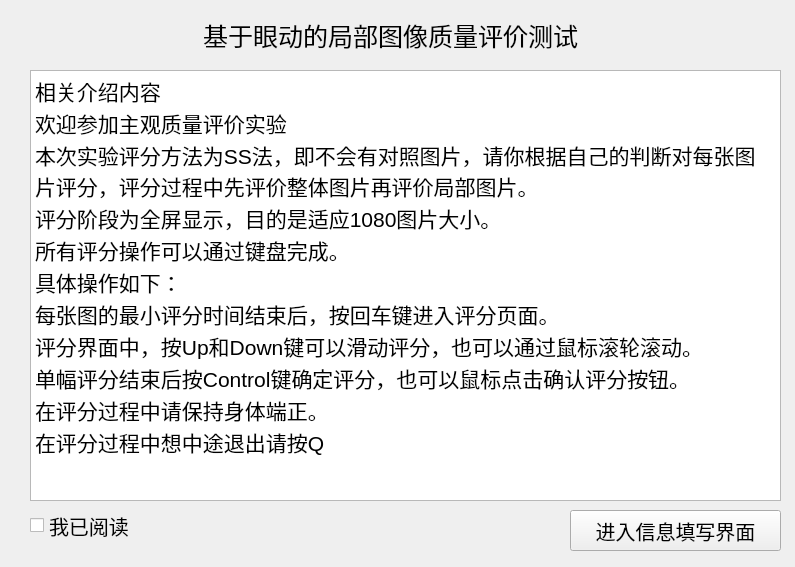
<?xml version="1.0" encoding="UTF-8"?>
<ui version="4.0">
 <class>Introduce_panel</class>
 <widget class="QWidget" name="Introduce_panel">
  <property name="geometry">
   <rect>
    <x>0</x>
    <y>0</y>
    <width>795</width>
    <height>567</height>
   </rect>
  </property>
  <property name="windowTitle">
   <string>Form</string>
  </property>
  <widget class="QWidget" name="widget" native="true">
   <property name="geometry">
    <rect>
     <x>0</x>
     <y>0</y>
     <width>807</width>
     <height>563</height>
    </rect>
   </property>
   <widget class="QLabel" name="label">
    <property name="geometry">
     <rect>
      <x>100</x>
      <y>20</y>
      <width>581</width>
      <height>31</height>
     </rect>
    </property>
    <property name="font">
     <font>
      <pointsize>19</pointsize>
     </font>
    </property>
    <property name="lineWidth">
     <number>2</number>
    </property>
    <property name="text">
     <string>基于眼动的局部图像质量评价测试</string>
    </property>
    <property name="alignment">
     <set>Qt::AlignCenter</set>
    </property>
   </widget>
   <widget class="QTextEdit" name="textEdit">
    <property name="geometry">
     <rect>
      <x>30</x>
      <y>70</y>
      <width>751</width>
      <height>431</height>
     </rect>
    </property>
    <property name="font">
     <font>
      <pointsize>18</pointsize>
     </font>
    </property>
    <property name="readOnly">
     <bool>true</bool>
    </property>
    <property name="html">
     <string>&lt;!DOCTYPE HTML PUBLIC &quot;-//W3C//DTD HTML 4.0//EN&quot; &quot;http://www.w3.org/TR/REC-html40/strict.dtd&quot;&gt;
&lt;html&gt;&lt;head&gt;&lt;meta name=&quot;qrichtext&quot; content=&quot;1&quot; /&gt;&lt;style type=&quot;text/css&quot;&gt;
p, li { white-space: pre-wrap; }
&lt;/style&gt;&lt;/head&gt;&lt;body style=&quot; font-family:'SimSun'; font-size:18pt; font-weight:400; font-style:normal;&quot;&gt;
&lt;p style=&quot; margin-top:0px; margin-bottom:0px; margin-left:0px; margin-right:0px; -qt-block-indent:0; text-indent:0px;&quot;&gt;&lt;span style=&quot; font-size:16pt;&quot;&gt;相关介绍内容&lt;/span&gt;&lt;/p&gt;
&lt;p style=&quot; margin-top:0px; margin-bottom:0px; margin-left:0px; margin-right:0px; -qt-block-indent:0; text-indent:0px;&quot;&gt;&lt;span style=&quot; font-size:16pt;&quot;&gt;欢迎参加主观质量评价实验&lt;/span&gt;&lt;/p&gt;
&lt;p style=&quot; margin-top:0px; margin-bottom:0px; margin-left:0px; margin-right:0px; -qt-block-indent:0; text-indent:0px;&quot;&gt;&lt;span style=&quot; font-size:16pt;&quot;&gt;本次实验评分方法为SS法，即不会有对照图片，请你根据自己的判断对每张图片评分，评分过程中先评价整体图片再评价局部图片。&lt;/span&gt;&lt;/p&gt;
&lt;p style=&quot; margin-top:0px; margin-bottom:0px; margin-left:0px; margin-right:0px; -qt-block-indent:0; text-indent:0px;&quot;&gt;&lt;span style=&quot; font-size:16pt;&quot;&gt;评分阶段为全屏显示，目的是适应1080图片大小。&lt;/span&gt;&lt;/p&gt;
&lt;p style=&quot; margin-top:0px; margin-bottom:0px; margin-left:0px; margin-right:0px; -qt-block-indent:0; text-indent:0px;&quot;&gt;&lt;span style=&quot; font-size:16pt;&quot;&gt;所有评分操作可以通过键盘完成。&lt;/span&gt;&lt;/p&gt;
&lt;p style=&quot; margin-top:0px; margin-bottom:0px; margin-left:0px; margin-right:0px; -qt-block-indent:0; text-indent:0px;&quot;&gt;&lt;span style=&quot; font-size:16pt;&quot;&gt;具体操作如下：&lt;/span&gt;&lt;/p&gt;
&lt;p style=&quot; margin-top:0px; margin-bottom:0px; margin-left:0px; margin-right:0px; -qt-block-indent:0; text-indent:0px;&quot;&gt;&lt;span style=&quot; font-size:16pt;&quot;&gt;每张图的最小评分时间结束后，按回车键进入评分页面。&lt;/span&gt;&lt;/p&gt;
&lt;p style=&quot; margin-top:0px; margin-bottom:0px; margin-left:0px; margin-right:0px; -qt-block-indent:0; text-indent:0px;&quot;&gt;&lt;span style=&quot; font-size:16pt;&quot;&gt;评分界面中，按Up和Down键可以滑动评分，也可以通过鼠标滚轮滚动。&lt;/span&gt;&lt;/p&gt;
&lt;p style=&quot; margin-top:0px; margin-bottom:0px; margin-left:0px; margin-right:0px; -qt-block-indent:0; text-indent:0px;&quot;&gt;&lt;span style=&quot; font-size:16pt;&quot;&gt;单幅评分结束后按Control键确定评分，也可以鼠标点击确认评分按钮。&lt;/span&gt;&lt;/p&gt;
&lt;p style=&quot; margin-top:0px; margin-bottom:0px; margin-left:0px; margin-right:0px; -qt-block-indent:0; text-indent:0px;&quot;&gt;&lt;span style=&quot; font-size:16pt;&quot;&gt;在评分过程中请保持身体端正。&lt;/span&gt;&lt;/p&gt;
&lt;p style=&quot; margin-top:0px; margin-bottom:0px; margin-left:0px; margin-right:0px; -qt-block-indent:0; text-indent:0px;&quot;&gt;&lt;span style=&quot; font-size:16pt;&quot;&gt;在评分过程中想中途退出请按Q&lt;/span&gt;&lt;/p&gt;&lt;/body&gt;&lt;/html&gt;</string>
    </property>
    <property name="placeholderText">
     <string>相关介绍内容</string>
    </property>
   </widget>
   <widget class="QCheckBox" name="checkBox">
    <property name="geometry">
     <rect>
      <x>30</x>
      <y>510</y>
      <width>131</width>
      <height>31</height>
     </rect>
    </property>
    <property name="font">
     <font>
      <pointsize>15</pointsize>
     </font>
    </property>
    <property name="text">
     <string>我已阅读</string>
    </property>
   </widget>
   <widget class="QPushButton" name="btnEnter">
    <property name="geometry">
     <rect>
      <x>570</x>
      <y>510</y>
      <width>211</width>
      <height>41</height>
     </rect>
    </property>
    <property name="font">
     <font>
      <pointsize>15</pointsize>
     </font>
    </property>
    <property name="text">
     <string>进入信息填写界面</string>
    </property>
   </widget>
  </widget>
 </widget>
 <resources/>
 <connections/>
</ui>
